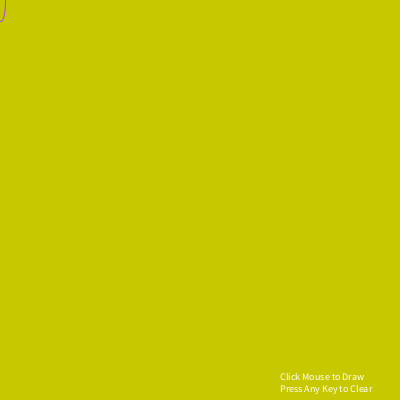
Frame 1 (no input)
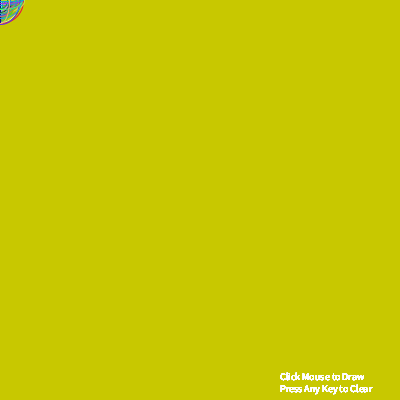
Frame 60 (the mouse pressed at the canvas centre just before this capture)
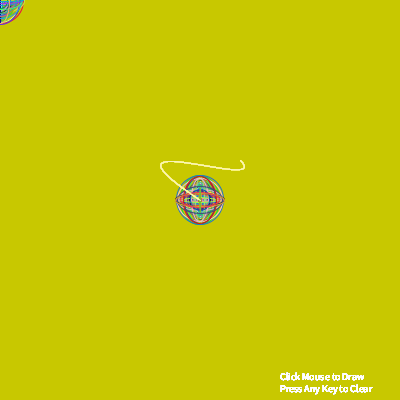
Frame 120 (the mouse held since frame 60 and released just before this capture)

The Processing sketch that drew these frames (run headless with seeded random() and noise(); from frame 60 on, the mouse is pressed at the canvas centre):

// Processing sketch: processing_108855
// ── processing_108855.pde

float x, y, wd, ht, mx, my;

void setup()
{
  size(400,400);

 background(200,200,0);
//  fill(0,0,255);
  x = 0;
  y = 0;
  wd = width*.6;
  ht = height*.4;
 // pM = 80;
  
  
  noStroke();
}

void draw()
{
  mx = mouseX;
  my = mouseY;
  textSize(10);
  fill(255);
  text("Click Mouse to Draw", 280, 380);
  text("Press Any Key to Clear", 280, 392);
  smooth(); 
  noFill();
  stroke(random(0,255), random(0,255), random(255));
  ellipse(mx, my, random(0,50),random(0,50));
  if (mousePressed == true) {
stroke(random(230,255), random(230,255), random(255));
curve(x, y, wd, ht, mx,my, wd*4, ht*4 );
//stroke(random(255), random(255), random(255));
//curve(x, y, wd, ht, wd*2, ht*2, mx,my);
//stroke(random(255), random(255), random(255));
//curve(x, y, wd, ht, wd*2, ht*2, mx,my);
  }else {
  }
}
  
void keyPressed(){
  background(200,200,0);
}
